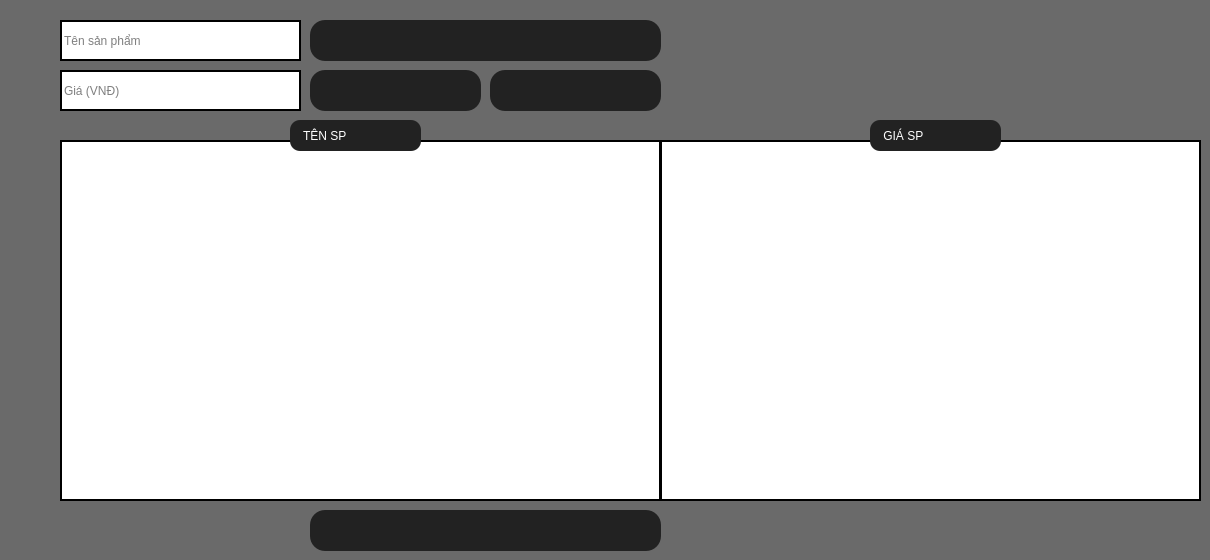
              <widget class="QWidget" name="mange">
               <property name="styleSheet">
                <string notr="true">background-color:rgb(106, 106, 106)</string>
               </property>
               <widget class="QListWidget" name="list_name">
                <property name="geometry">
                 <rect>
                  <x>60</x>
                  <y>140</y>
                  <width>601</width>
                  <height>361</height>
                 </rect>
                </property>
                <property name="styleSheet">
                 <string notr="true">background-color:rgb(255, 255, 255);
border:2px solid black;
font: 75 12pt &quot;MS Shell Dlg 2&quot;;</string>
                </property>
               </widget>
               <widget class="QListWidget" name="list_price">
                <property name="geometry">
                 <rect>
                  <x>660</x>
                  <y>140</y>
                  <width>541</width>
                  <height>361</height>
                 </rect>
                </property>
                <property name="styleSheet">
                 <string notr="true">background-color:rgb(255, 255, 255);
border:2px solid black;
font: 75 12pt &quot;MS Shell Dlg 2&quot;;</string>
                </property>
               </widget>
               <widget class="QLineEdit" name="le_name">
                <property name="geometry">
                 <rect>
                  <x>60</x>
                  <y>20</y>
                  <width>241</width>
                  <height>41</height>
                 </rect>
                </property>
                <property name="styleSheet">
                 <string notr="true">background-color:rgb(255, 255, 255);
border:2px solid black;
font: 75 14pt &quot;MS Shell Dlg 2&quot;;</string>
                </property>
                <property name="text">
                 <string notr="true"/>
                </property>
                <property name="placeholderText">
                 <string>Tên sản phẩm</string>
                </property>
               </widget>
               <widget class="QLineEdit" name="le_price">
                <property name="geometry">
                 <rect>
                  <x>60</x>
                  <y>70</y>
                  <width>241</width>
                  <height>41</height>
                 </rect>
                </property>
                <property name="styleSheet">
                 <string notr="true">background-color:rgb(255, 255, 255);
border:2px solid black;
font: 75 14pt &quot;MS Shell Dlg 2&quot;;</string>
                </property>
                <property name="text">
                 <string/>
                </property>
                <property name="placeholderText">
                 <string>Giá (VNĐ)</string>
                </property>
               </widget>
               <widget class="QPushButton" name="pb_add_2">
                <property name="geometry">
                 <rect>
                  <x>310</x>
                  <y>70</y>
                  <width>171</width>
                  <height>41</height>
                 </rect>
                </property>
                <property name="styleSheet">
                 <string notr="true">background-color: rgb(34, 34, 34);
border-radius: 15px</string>
                </property>
                <property name="text">
                 <string/>
                </property>
                <property name="icon">
                 <iconset>
                  <normaloff>But_img/add.png</normaloff>But_img/add.png</iconset>
                </property>
                <property name="iconSize">
                 <size>
                  <width>300</width>
                  <height>300</height>
                 </size>
                </property>
               </widget>
               <widget class="QPushButton" name="pb_delete_2">
                <property name="geometry">
                 <rect>
                  <x>490</x>
                  <y>70</y>
                  <width>171</width>
                  <height>41</height>
                 </rect>
                </property>
                <property name="styleSheet">
                 <string notr="true">background-color: rgb(34, 34, 34);
border-radius: 15px</string>
                </property>
                <property name="text">
                 <string/>
                </property>
                <property name="icon">
                 <iconset>
                  <normaloff>But_img/delete.png</normaloff>But_img/delete.png</iconset>
                </property>
                <property name="iconSize">
                 <size>
                  <width>300</width>
                  <height>300</height>
                 </size>
                </property>
               </widget>
               <widget class="QPushButton" name="pb_add_3">
                <property name="geometry">
                 <rect>
                  <x>310</x>
                  <y>20</y>
                  <width>351</width>
                  <height>41</height>
                 </rect>
                </property>
                <property name="styleSheet">
                 <string notr="true">background-color: rgb(34, 34, 34);
border-radius: 15px</string>
                </property>
                <property name="text">
                 <string/>
                </property>
                <property name="icon">
                 <iconset>
                  <normaloff>icon/qlisp.png</normaloff>icon/qlisp.png</iconset>
                </property>
                <property name="iconSize">
                 <size>
                  <width>300</width>
                  <height>300</height>
                 </size>
                </property>
               </widget>
               <widget class="QPushButton" name="pb_add_4">
                <property name="geometry">
                 <rect>
                  <x>310</x>
                  <y>510</y>
                  <width>351</width>
                  <height>41</height>
                 </rect>
                </property>
                <property name="styleSheet">
                 <string notr="true">background-color: rgb(34, 34, 34);
border-radius: 15px</string>
                </property>
                <property name="text">
                 <string/>
                </property>
                <property name="icon">
                 <iconset>
                  <normaloff>icon/qlitk.png</normaloff>icon/qlitk.png</iconset>
                </property>
                <property name="iconSize">
                 <size>
                  <width>300</width>
                  <height>300</height>
                 </size>
                </property>
               </widget>
               <widget class="QLabel" name="label_45">
                <property name="geometry">
                 <rect>
                  <x>290</x>
                  <y>120</y>
                  <width>131</width>
                  <height>31</height>
                 </rect>
                </property>
                <property name="styleSheet">
                 <string notr="true">background-color: rgb(34, 34, 34);
border-radius: 10px;
COLOR: white;
font: 75 14pt &quot;MS Shell Dlg 2&quot;;</string>
                </property>
                <property name="text">
                 <string>    TÊN SP</string>
                </property>
                <property name="scaledContents">
                 <bool>true</bool>
                </property>
               </widget>
               <widget class="QLabel" name="label_122">
                <property name="geometry">
                 <rect>
                  <x>870</x>
                  <y>120</y>
                  <width>131</width>
                  <height>31</height>
                 </rect>
                </property>
                <property name="styleSheet">
                 <string notr="true">background-color: rgb(34, 34, 34);
border-radius: 10px;
COLOR: white;
font: 75 14pt &quot;MS Shell Dlg 2&quot;;</string>
                </property>
                <property name="text">
                 <string>    GIÁ SP</string>
                </property>
                <property name="scaledContents">
                 <bool>true</bool>
                </property>
               </widget>
              </widget>
